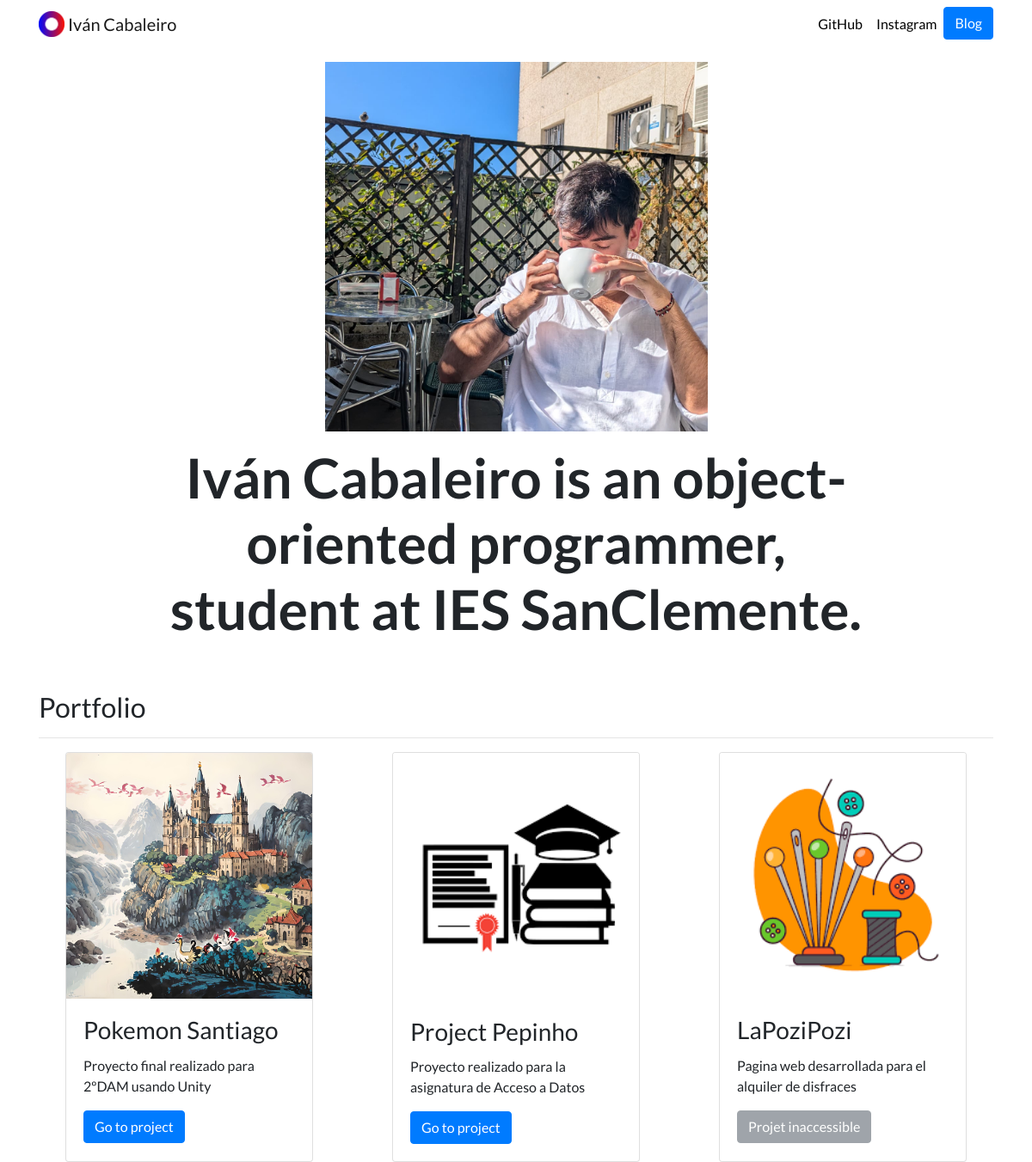
The page / on the database its author committed.
### portfolio/models.py (models this page shows, shortened)
class Project (models.Model):
    title = models.CharField(max_length=33)
    description = models.CharField(max_length=233)
    image = models.ImageField(upload_to="media/")
    url = models.URLField(blank=True)

### portfolio/views.py (the view)
# urls.py: 2. Add a URL to urlpatterns:  path('', views.home, name='home')
def home(request):
    projects = Project.objects.all()
    return render(request,
                  "portfolio/home.html",
                  {"projects": projects}
                  )

### portfolio/templates/portfolio/home.html
{% extends "portfolio/base.html" %}
{% load static %}
{% block content %}
<div class="row justify-content-center my-3">
  <div class="col-5">
    <img src="{% static 'portfolio/ivanPicture.jpg' %}" class="img-fluid">
  </div>
</div>
<div class="row justify-content-center mb-3">
  <div class="col-md-9 text-center">
    <h1 id="hometext" class="font-weight-bold">Iván Cabaleiro is an object-oriented programmer, student at IES SanClemente.</h1>
  </div>
</div>
<h2 class="mt-5">Portfolio</h2>
<hr>
<div class="row d-flex justify-content-around">
  {% for project in projects %}
  <div class="card" style="width: 18rem">
    <img src="{{ project.image.url }}" class="card-img-top">
    <div class ="card-body">
      <h3 class="card-title">{{ project.title }}</h3>
      <p class="card-text">{{ project.description }}</p>
      {% if project.url %}
      <a role="button" href="{{project.url}}" class="btn btn-primary" target="_blank">Go to project</a>
      {% else %}
      <button class="btn btn-secondary" disabled>Projet inaccessible</button>
      {% endif %}
    </div>
  </div>
  {% endfor %}
</div>
{% endblock %}

### portfolio/templates/portfolio/base.html (shortened to what this page needs)
{% load static %}
<!doctype html>
<html lang="en">
<head>
  <link rel="stylesheet" href="https://stackpath.bootstrapcdn.com/bootstrap/4.4.1/css/bootstrap.min.css">
  <link rel="stylesheet" href="{% static "portfolio/custom.css" %}">
</head>
<body>
  <nav id="topNav" class="navbar navbar-expand-md navbar-light">
    <div class="container">
      <a class="navbar-brand" href="{% url 'home' %}">
        <img src="{% static "portfolio/Logo.png" %}" width="30" height="30" class="d-inline-block align-top" alt="Nick's Logo">
        <span>Iván Cabaleiro</span>
      </a>
      <div class="collapse navbar-collapse text-center" id="navbarNav">
        <ul class="navbar-nav ml-auto">
          <li class="nav-item">
            <a class="nav-link" href="https://github.com/IvanCPO" target="_blank">GitHub</a>
          </li>
          <li class="nav-item">
            <a class="nav-link" href="https://instagram.com/?user=_ivancp43_" target="_blank">Instagram</a>
          </li>
          <li>
            <a role="button" href="{% url 'blog:all_blogs' %}" class="btn btn-primary">Blog</a>
          </li>
        </ul>
      </div>
    </div>
  </nav>
  <div class="container-lg">
    {% block content %}{% endblock %}
  </div>
</body>
</html>

### portfolio/static/portfolio/custom.css (style rules this page uses)
.navbar-nav .nav-link { color: rgba(0,0,0,1) !important; }
body { font-family: 'Lato', sans-serif; }
@media (min-width: 992px) { #hometext { font-size: 4rem; } }

### rows shown on the page
Project: image (picture), title "Pokemon Santiago", description "Proyecto final realizado para 2ºDAM usando Unity"
Project: image (picture), title "Project Pepinho", description "Proyecto realizado para la asignatura de Acceso a Datos"
Project: image (picture), title "LaPoziPozi", description "Pagina web desarrollada para el alquiler de disfraces", url "Projet inaccessible"
